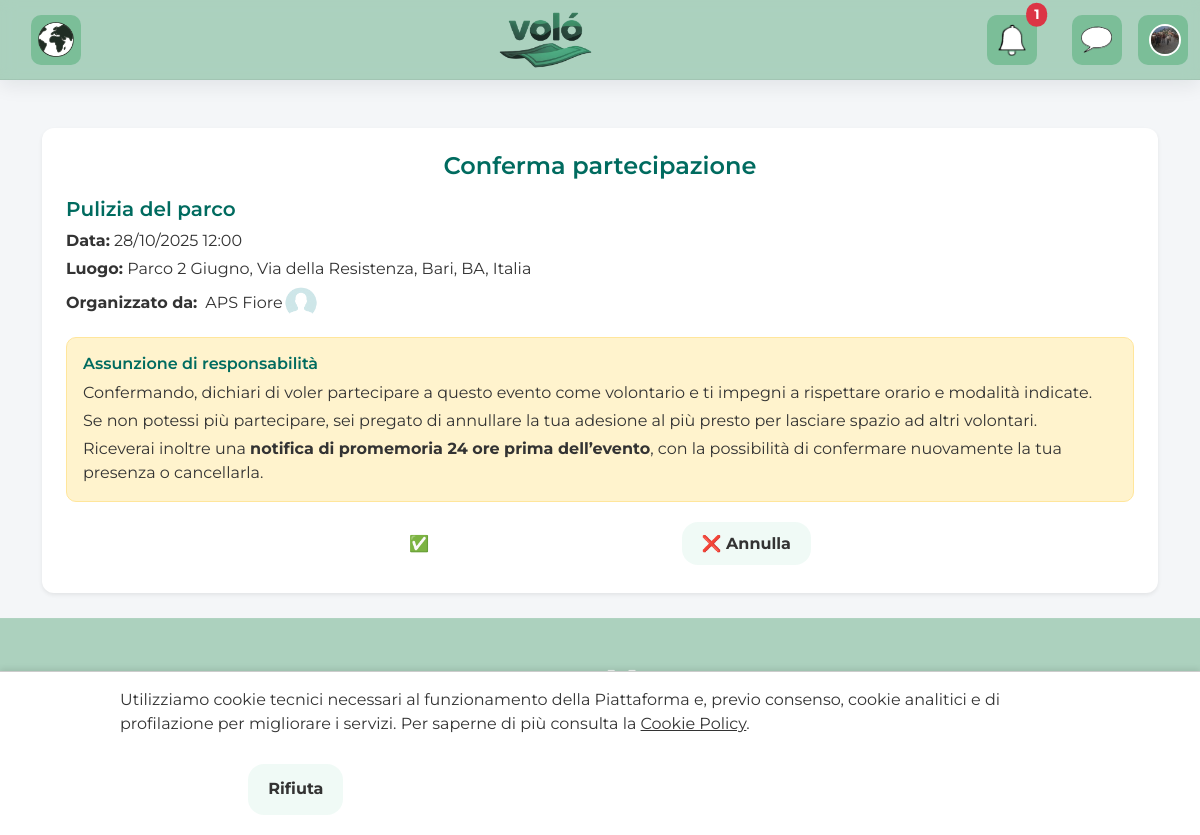
The page /events/1/apply (signed in) on the database its author committed.
### app/database/models/user.py (models this page shows, shortened)
class User(db.Model, UserMixin):
    __tablename__ = "user"
    id = db.Column(db.Integer, primary_key=True)
    email = db.Column(db.String(150), unique=True, nullable=False, index=True)
    password = db.Column(db.String(256), nullable=False)
    name = db.Column(db.String(150), nullable=False)   # Full name or organization name
    user_type = db.Column(db.String(20), nullable=False, index=True)  # "volunteer" | "association"
    date_of_birth = db.Column(db.Date, nullable=True)
    phone = db.Column(db.String(30), nullable=True)
    latitude = db.Column(db.Float, nullable=True)
    longitude = db.Column(db.Float, nullable=True)
    bio = db.Column(db.Text, nullable=True)
    photo_filename = db.Column(db.String(255), nullable=True)
    disponibilita = db.Column(db.Text, nullable=True)  # Availability (days/times)
    address = db.Column(db.String(255), nullable=True)
    logo_filename = db.Column(db.String(255), nullable=True)
    website = db.Column(db.String(255), nullable=True)
    iban = db.Column(db.String(34), nullable=True)
    official_docs = db.Column(db.String(255), nullable=True)
    consenso_dati = db.Column(db.Boolean, default=False, nullable=False)
    accetta_termini = db.Column(db.Boolean, default=False, nullable=False)
    posts = db.relationship("Post", backref="association", lazy=True)
    events = db.relationship("Event", back_populates="association", lazy=True)
    campaigns = db.relationship("Campaign", back_populates="association", lazy=True, cascade="all, delete-orphan")
    followed_associations = db.relationship(
        "User",
        secondary=follows,
        primaryjoin=(follows.c.volunteer_id == id),
        secondaryjoin=(follows.c.association_id == id),
        backref=db.backref("followers", lazy="dynamic"),
        lazy="dynamic",
    )
    applause = db.relationship(
    "Applause",
    back_populates="user",
    cascade="all, delete-orphan",
    passive_deletes=True
    )

### app/database/models/event.py (models this page shows, shortened)
class Event(db.Model):
    __tablename__ = "event"
    id = db.Column(db.Integer, primary_key=True)
    title = db.Column(db.String(150), nullable=False)
    description = db.Column(db.Text, nullable=True)
    date = db.Column(db.DateTime, nullable=False, index=True)
    location = db.Column(db.String(255), nullable=False)
    image_filename = db.Column(db.String(255), nullable=True)
    latitude = db.Column(db.Float)
    longitude = db.Column(db.Float)
    created_at = db.Column(db.DateTime, nullable=False, default=datetime.utcnow, index=True)
    updated_at = db.Column(
        db.DateTime,
        nullable=False,
        default=datetime.utcnow,
        onupdate=datetime.utcnow,
        index=True,
    )
    duration = db.Column(db.String(20), nullable=False, default="temporary", index=True)
    skills = db.Column(db.Text, nullable=False, default="[]")
    activity = db.Column(db.String(50), nullable=True, index=True)
    type = db.Column(db.String(20), nullable=False, default="event", index=True)
    capacity_max = db.Column(db.Integer, nullable=True)
    association_id = db.Column(db.Integer, db.ForeignKey("user.id"), nullable=False, index=True)
    association = db.relationship("User", back_populates="events")
    __table_args__ = (
        db.Index("ix_event_geo", "latitude", "longitude"),
        db.Index("ix_event_duration_date", "duration", "date"),
    )

### app/blueprints/events/routes.py (the view)
@events_bp.route("/<int:event_id>/apply", methods=["GET"])
@login_required
def apply(event_id: int):
    if current_user.user_type != "volunteer":
        abort(403)
    event = Event.query.get_or_404(event_id)
    return render_template("pages/confirm_participation.html", event=event)

### app/templates/pages/confirm_participation.html (shortened to what this page needs)
{% extends 'layout/base.html' %}
{% block container_class %}container-sm{% endblock %}
{% block content %}
<div class="card shadow-sm border-0 mt-4" style="border-radius:12px;">
  <div class="card-body p-4">
    <h4 class="mb-3 text-center">{{ _('Conferma partecipazione') }}</h4>
    <h5 class="mb-2">{{ event.title }}</h5>
    <p class="mb-1"><strong>Data:</strong> {{ event.date.strftime('%d/%m/%Y %H:%M') }}</p>
    <p class="mb-1"><strong>Luogo:</strong> {{ event.location }}</p>
    {% if event.association %}
  <p class="mb-3 d-flex align-items-center gap-2">
    <strong>{{ _('Organizzato da:') }}</strong>
    <a href="{{ url_for('public.public_profile', association_id=event.association.id) }}"
       class="d-inline-flex align-items-center text-decoration-none">
       <span>{{ event.association.name }}</span>
      <img
        class="rounded-circle me-2"
        width="36" height="36"
        src="{% if event.association.photo_filename %}
               {{ url_for('dashboard.static', filename='uploads/profile-photo/' ~ event.association.photo_filename) }}
             {% else %}
               {{ url_for('static', filename='img/avatar-placeholder.png') }}
             {% endif %}"
        alt="Logo {{ event.association.name }}">
    </a>
  </p>
{% endif %}
    <div class="alert alert-warning text-start" style="border-radius:10px;">
      <h6 class="mb-2">{{ _('Assunzione di responsabilità') }}</h6>
      <p class="mb-1">
        {{ _('Confermando, dichiari di voler partecipare a questo evento come volontario e ti impegni a rispettare orario e modalità indicate.') }}
      </p>
      <p class="mb-1">
        {{ _('Se non potessi più partecipare, sei pregato di annullare la tua adesione al più presto per lasciare spazio ad altri volontari.') }}
      </p>
      <p class="mb-0">
        {{ _('Riceverai inoltre una') }} <strong>{{ _('notifica di promemoria 24 ore prima dell’evento') }}</strong>, {{ _('con la possibilità di confermare nuovamente la tua presenza o cancellarla.') }}
      </p>
    </div>
    <div class="text-center">
      <form method="POST" action="{{ url_for('events.confirm_participation', event_id=event.id) }}" class="d-inline">
        <button type="submit" class="btn btn-success me-2">✅ {{ _('Conferma partecipazione') }}</button>
      </form>
      <a href="{{ url_for('events.event_detail', event_id=event.id) }}" class="btn btn-outline-secondary">
        ❌ {{ _('Annulla') }}
      </a>
    </div>
  </div>
</div>
{% endblock %}

### app/templates/partials/navbar.html (shortened to what this page needs)
<nav class="navbar fixed-top" style="background-color: var(--color-navbar-bg); z-index:1030;">
  <div class="container-fluid position-relative">
<div class="navbar-map d-flex align-items-center me-3">
  <a href="{{ url_for('full_map.full_map') }}" class="icon-box">
    <img src="{{ url_for('static', filename='img/world.png') }}"
         alt="Mappa mondo"
         class="map-icon">
  </a>
</div>
    <div class="brand-wrapper">
      <a class="navbar-brand d-flex align-items-center justify-content-center" href="{{ url_for('home.home') }}">
        <img src="{{ url_for('static', filename='img/logo.png') }}" alt="Volò">
      </a>
    </div>
    {% if current_user.is_authenticated %}
    <div class="d-flex align-items-center ms-auto">
      <a href="#" class="nav-link p-0 position-relative me-3" id="notifications-toggle">
        <div class="icon-box">
        <img src="{{ url_for('static', filename='img/bell.png') }}"
             alt="Notifiche"
             class="nav-icon">
             </div>
        {% set unread = 0 %}
        {% if current_user.notifications is defined %}
          {% set unread = current_user.notifications|selectattr("is_read","equalto",False)|list|length %}
        {% endif %}
        {% if unread > 0 %}
          <span id="notif-badge"
                class="position-absolute top-0 start-100 translate-middle badge rounded-pill bg-danger">
            {{ unread }}
          </span>
        {% endif %}
      </a>
      <a href="#" class="nav-link p-0 position-relative me-3" id="chat-toggle">
        <div class="icon-box">
        <img src="{{ url_for('static', filename='img/icon_chat.png') }}"
             alt="Chat"
             class="nav-icon">
             </div>
      </a>
<div class="dropdown icon-box">
  <a class="nav-link p-0 me-3" href="#" id="userDropdown" role="button"
     data-bs-toggle="dropdown" aria-expanded="false">
    <img src="{% if current_user.photo_filename %}
                {{ url_for('dashboard.static', filename='uploads/profile-photo/' ~ current_user.photo_filename) }}
              {% else %}
                {{ url_for('static', filename='img/avatar-placeholder.png') }}
              {% endif %}"
         alt="Profilo"
         class="rounded-circle profile-icon">
  </a>
</div>
    </div>
    {% endif %}
  </div>
</nav>

### app/static/css/style.css (style rules this page uses)
:root { --color-primary: #019f95; --color-primary-dark: #006b5f; --color-accent: #007b7a; --color-accent-dark: #014c4c; --color-bg: #f4f6f8; --color-text: #333333; --color-text-muted: #555555; --color-navbar-bg: #13834252; --color-navbar-hover: #019f95; --color-surface: #ffffff; --color-border: #e6eef4; --radius-md: 8px; --radius-lg: 14px; --elev-1: 0 2px 8px rgba(16,24,40,.06); --elev-2: 0 8px 24px rgba(16,24,40,.08); --container-max: 1160px; --font-main: 'Montserrat', sans-serif; }
body { background-color: var(--color-bg) !important; color: var(--color-text) !important; }
* { margin: 0; padding: 0; box-sizing: border-box; }
html, body, h1, h2, h3, h4, h5, h6, p, a, li, ul, ol, label, input, select, textarea, button, .btn, .navbar, .card, .form-control { font-family: var(--font-main) !important; color: var(--color-text); }
html, body { height: 100%; display: flex; flex-direction: column; font-family: var(--font-main) !important; }
h4, h5, h6 { font-weight: 600; color: var(--color-primary-dark); }
.navbar { display: flex; justify-content: space-between; align-items: center; position: sticky; top: 0; z-index: 1000; background-color: var(--color-navbar-bg); backdrop-filter: saturate(180%) blur(8px); -webkit-backdrop-filter: saturate(180%) blur(8px); min-height: 80px; padding-top: 0.5rem; padding-bottom: 0.5rem; color: white; box-shadow: var(--elev-1); border-bottom: 1px solid rgba(0,0,0,.06); }
.navbar a { color: white; text-decoration: none; margin-left: 1.2rem; font-weight: 500; transition: color 0.2s ease; }
.navbar-brand img { height: 60px; object-fit: contain; }
.profile-icon { height: 32px; width: 32px; object-fit: cover; border-radius: 50%; border: 2px solid white; transition: outline 0.2s ease; }
.card { border-radius: var(--radius-md); box-shadow: 0 2px 8px rgba(0, 0, 0, 0.05); background-color: var(--color-surface); overflow: visible; display: block; border: 1px solid var(--color-border); }
.card .card-body { padding: 0.75rem 1rem; flex: 1 1 auto; }
.btn { display: inline-block; padding: 0.6rem 1.25rem; margin: 0.25rem; background-color: var(--color-navbar-bg); color: #fff; border-radius: 16px; text-decoration: none; font-weight: 700; border: 1px solid var(--button-green); transition: transform .2s ease, box-shadow .2s ease, background-color .2s ease, border-color .2s ease; font-size: 1rem; background: var(--button-green); }
.card { border-radius: 12px; box-shadow: 0 1px 0 rgba(16,24,40,.04); border: 1px solid #e9edf3; }
.badge { font-size: 0.85rem; padding: 0.4em 0.6em; border-radius: 8px; }
:root { --brand-green: #0b5d4f; --brand-green-dark: #08483f; --brand-green-xdark: #063b34; --ghost-border: #cfe8e4; --ghost-border-hover: #7c9f99; --ghost-bg: #ffffff; --ghost-bg-hover: #f3fbf9; }
:root { --color-primary: var(--v-primary, #019f95); --color-primary-dark: var(--v-primary-dark, #006b5f); --surface: #ffffff; --surface-2: #f6f8fb; --ink: #0f172a; --ink-2: #334155; --muted: #64748b; --ring: 0 0 0 3px rgba(1,159,149,.25); --elev-1: 0 6px 18px rgba(16,24,40,.08); --elev-2: 0 12px 28px rgba(16,24,40,.12); --radius-md: 12px; --radius-lg: 16px; }
html { -webkit-font-smoothing: antialiased; -moz-osx-font-smoothing: grayscale; }
.btn-outline-secondary { background: rgba(73, 192, 144, 0.08); border-color: rgba(42, 135, 97, 0.45); color: var(--green-700); }
.card .card-body { position: relative; }
.icon-box { display: flex; align-items: center; justify-content: center; width: 50px; height: 50px; border-radius: 10px; background-color: #16974a52; transition: background-color 0.2s ease; }
.navbar-map img.map-icon { height: 36px; width: 36px; object-fit: contain; }
.nav-icon { height: 32px; width: 32px; object-fit: contain; }
.navbar { height: 50px; width: auto; object-fit: contain; }
.navbar .brand-wrapper { position: absolute; top: 50%; transform: translateY(-50%); left: 45%; transition: left 0.3s ease; }
@media (max-width: 1200px) { .navbar .brand-wrapper { left: 40%; } }

### app/static/css/events.css (style rules this page uses)
body { background-color: #f0f4f8; }
.card { border-radius: 10px; box-shadow: 0 2px 5px rgba(0,0,0,0.05); }

### rows shown on the page
User: photo_filename (picture)
Event: title "Pulizia del parco", date "28/10/2025 12:00", location "Parco 2 Giugno, Via della Resistenza, Bari, BA, Italia"
User: association.name "APS Fiore"

### other values the page prints
{{ unread }} "1"
